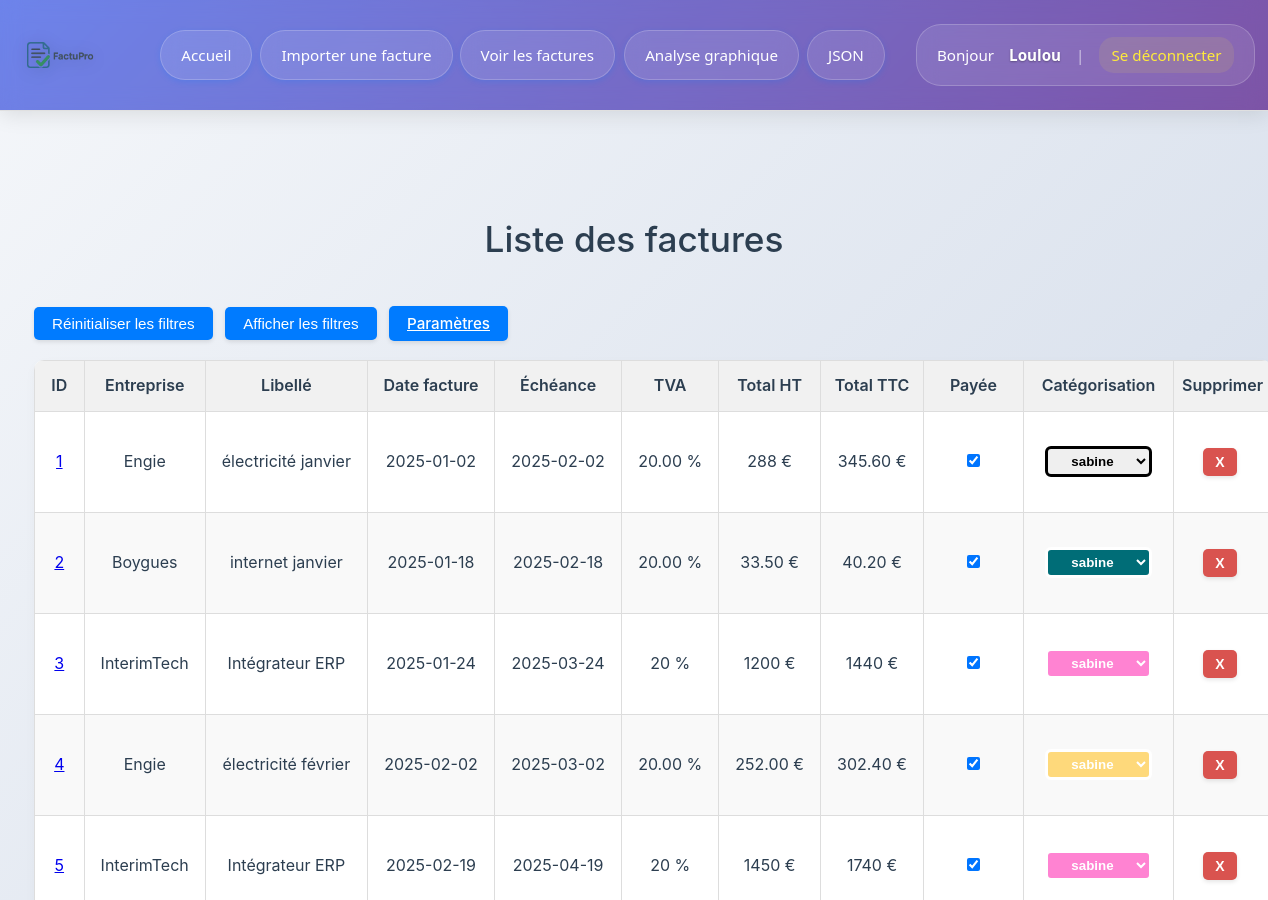
The page /factures (signed in, upper part) on the database as committed earlier.
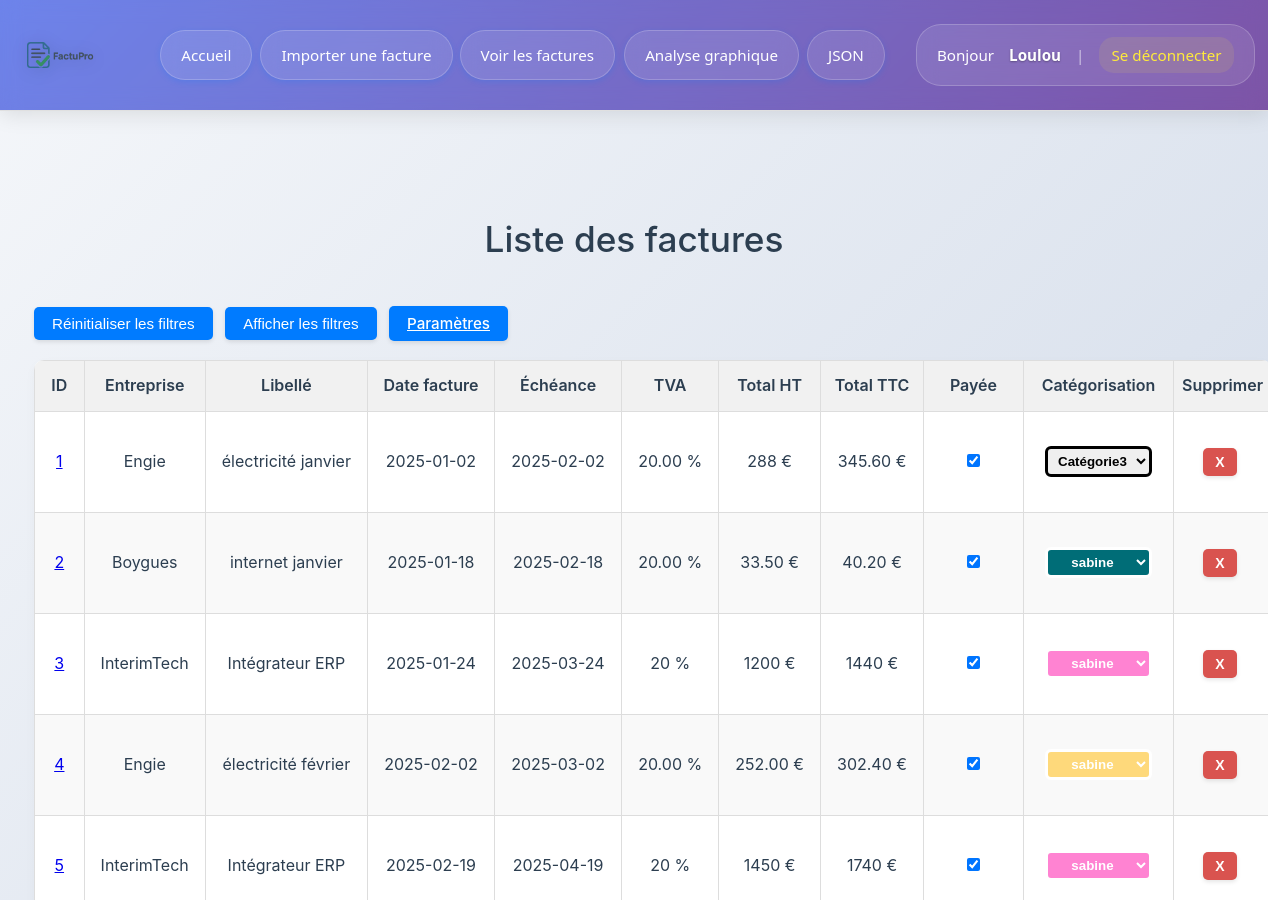
The same page on the database as committed later.
### tables this page shows
CREATE TABLE factures (
            id INTEGER PRIMARY KEY AUTOINCREMENT,
            fournisseur TEXT,
            date_facture TEXT,
            numero_facture TEXT,
            montant_total TEXT,
            TVA TEXT,
            utilisateur_id INTEGER,
            nom_fichier TEXT,
            facture_payee INTEGER DEFAULT 0,
            numero_client TEXT,
            echeance TEXT,
            somme_finale TEXT, categorie TEXT DEFAULT "Non-catégorisée",
            FOREIGN KEY (utilisateur_id) REFERENCES utilisateurs(id)
        );

### app.py (the view)
@app.route('/factures')
def afficher_factures():
    conn = sqlite3.connect('factures.db')
    conn.row_factory = sqlite3.Row
    c = conn.cursor()
    c.execute('SELECT * FROM factures WHERE utilisateur_id = ?', (session['utilisateur_id'],))
    factures = c.fetchall()
    conn.close()
    categories = get_categories()
    return render_template('factures.html', factures=factures, categories=categories)

### app.py (called while the page is built)
@app.before_request
def verifier_connexion():
    if request.endpoint in ['upload', 'afficher_factures', 'analyse'] and 'utilisateur_id' not in session:
        return redirect(url_for('login'))

def get_categories():
    conn = sqlite3.connect('categories.db')
    conn.row_factory = sqlite3.Row
    cursor = conn.cursor()
    cursor.execute("SELECT nom_categorie, couleur FROM categories")
    categories = cursor.fetchall()
    conn.close()
    return categories

@app.context_processor
def injecter_pseudo():
    return {"pseudo": session.get("pseudo")}

### templates/factures.html (shortened to what this page needs)
<!DOCTYPE html>
<html lang="fr">
<head>
    <link rel="stylesheet" href="{{ url_for('static', filename='style.css') }}">
</head>
<body>
    {% include 'header.html' %}
    <div class="container">
        <h1>Liste des factures</h1>
        <button type="button" id="reset-filters-btn" class="standard-btn">Réinitialiser les filtres</button>
        <button id="toggle-filters-btn" class="standard-btn">Afficher les filtres</button>
        <a href="/parametres" class="standard-btn">Paramètres</a>
        <table id="table-factures">
          <thead>
            <tr>
                <th>ID</th>
                <th>Entreprise <br>
                </th>
                <th>Libellé <br>
                </th>
                <th>Date facture
                </th>
                <th>Échéance
                </th>
                <th>TVA</th>
                <th>Total HT</th>
                <th>Total TTC</th>
                <th>Payée <br>
                </th>
                <th>
                  Catégorisation <br>
                </th>
                <th>Supprimer</th>
            </tr>
          </thead>
          <tbody>
            {% for f in factures %}
            <tr>
              <td>
                {% if f['nom_fichier'] %}
                  <a href="{{ url_for('telecharger_fichier', filename=f['nom_fichier']) }}" target="_blank" title="Télécharger la facture {{ f['id'] }}">
                    {{ f['id'] }}
                  </a>
                {% else %}
                  {{ f['id'] }}
                {% endif %}
              </td>
              <td>{{ f['fournisseur'] }}</td>
              <td>{{ f['numero_facture'] }}</td>
              <td>{{ f['date_facture'] }}</td>
              <td>{{ f['echeance'] }}</td>
              <td>{{ f['TVA'] }} %</td>
              <td>{{ f['somme_finale'] }} €</td>
              <td>{{ f['montant_total'] }} €</td>
              <td>
                <form action="{{ url_for('toggle_payee', facture_id=f['id']) }}" method="post">
                  <input type="checkbox" name="checkbox_paiement" {% if f['facture_payee'] == 1 %}checked{% endif %} onchange="this.form.submit()">
                </form>
              </td>
              <td class="categorie-cell {{ f['categorie']|lower|replace(' ', '_')|replace('é', 'e')|replace('-', '_') }}">
<form method="POST" action="{{ url_for('modifier_categorie', facture_id=f['id']) }}">
  <select name="categorie" onchange="this.form.submit()">
    {% for cat in categories %}
      <option value="{{ cat['nom_categorie'] }}" {% if f['categorie'] == cat['nom_categorie'] %}selected{% endif %}>
        {{ cat['nom_categorie'] }}
      </option>
    {% endfor %}
  </select>
</form>
              </td>
              <td>
                <form method="POST" action="/supprimer/{{ f['id'] }}" onsubmit="return confirm('Confirmer la suppression ?');">
                  <button type="submit" class="danger">X</button>
                </form>
              </td>
            </tr>
            {% endfor %}
          </tbody>
        </table>
    </div>
</body>
</html>

### templates/header.html (shortened to what this page needs)
<!DOCTYPE html>
<html lang="fr">
<head>
</head>
<body>
    <header class="header">
        <div class="header-content">
            <div class="left-section">
                <div class="logo">
                    <img src="/static/logo.png" alt="Logo">
                </div>
                <nav class="nav-links">
                    <a href="/">Accueil</a>
                    <a href="/upload">Importer une facture</a>
                    <a href="/factures">Voir les factures</a>
                    <a href="/analyse">Analyse graphique</a>
                    <a href="/factures/json/page">JSON</a>
                </nav>
            </div>
            <div class="user-info">
                Bonjour <strong>{{ pseudo }}</strong>
                <span class="separator">|</span>
                <a href="/logout" class="logout-link">Se déconnecter</a>
            </div>
        </div>
    </header>
</body>
</html>

### templates/header.html (style rules this page uses)
* { margin: 0; padding: 0; box-sizing: border-box; }
.header { background: linear-gradient(135deg, #667eea 0%, #764ba2 100%); box-shadow: 0 4px 20px rgba(0, 0, 0, 0.1); padding: 0; position: relative; overflow: hidden; }
.header::before { content: ''; position: absolute; top: 0; left: 0; right: 0; bottom: 0; background: rgba(255, 255, 255, 0.05); backdrop-filter: blur(10px); }
.header-content { display: flex; align-items: center; justify-content: space-between; padding: 15px 40px 15px 20px; position: relative; z-index: 2; max-width: 1400px; margin: 0 auto; }
.left-section { display: flex; align-items: center; gap: 50px; flex: 1; max-width: 70%; }
.logo { display: flex; align-items: center; flex-shrink: 0; margin-right: 10px; }
.logo img { height: 80px; width: auto; filter: drop-shadow(0 2px 8px rgba(0, 0, 0, 0.2)); transition: transform 0.3s ease; }
.nav-links { display: flex; align-items: center; gap: 8px; }
.nav-links a { color: white; text-decoration: none; padding: 12px 20px; border-radius: 25px; font-weight: 500; font-size: 0.95em; transition: all 0.3s cubic-bezier(0.4, 0, 0.2, 1); position: relative; overflow: hidden; background: rgba(255, 255, 255, 0.1); backdrop-filter: blur(10px); border: 1px solid rgba(255, 255, 255, 0.2); }
.nav-links a::before { content: ''; position: absolute; top: 0; left: -100%; width: 100%; height: 100%; background: linear-gradient(90deg, transparent, rgba(255, 255, 255, 0.2), transparent); transition: left 0.5s; }
.user-info { color: white; font-size: 0.95em; font-weight: 500; display: flex; align-items: center; gap: 15px; background: rgba(255, 255, 255, 0.1); backdrop-filter: blur(10px); padding: 12px 20px; border-radius: 25px; border: 1px solid rgba(255, 255, 255, 0.2); flex-shrink: 0; margin-left: 40px; }
.user-info strong { color: #fff; text-shadow: 0 1px 2px rgba(0, 0, 0, 0.3); }
.user-info .separator { color: rgba(255, 255, 255, 0.6); font-weight: 300; }
.logout-link { color: #ffeb3b !important; text-decoration: none; font-weight: 600; transition: all 0.3s ease; padding: 6px 12px; border-radius: 15px; background: rgba(255, 235, 59, 0.1); }
.header-content > * { animation: slideInFromTop 0.6s ease-out; }
.nav-links a:nth-child(1) { animation-delay: 0.1s; }
.nav-links a:nth-child(2) { animation-delay: 0.2s; }
.nav-links a:nth-child(3) { animation-delay: 0.3s; }
.nav-links a:nth-child(4) { animation-delay: 0.4s; }
.nav-links a:nth-child(5) { animation-delay: 0.5s; }

Rows that differ between the two databases and show on the page:
changed factures "électricité janvier": categorie "sabine" → "Catégorie3"
